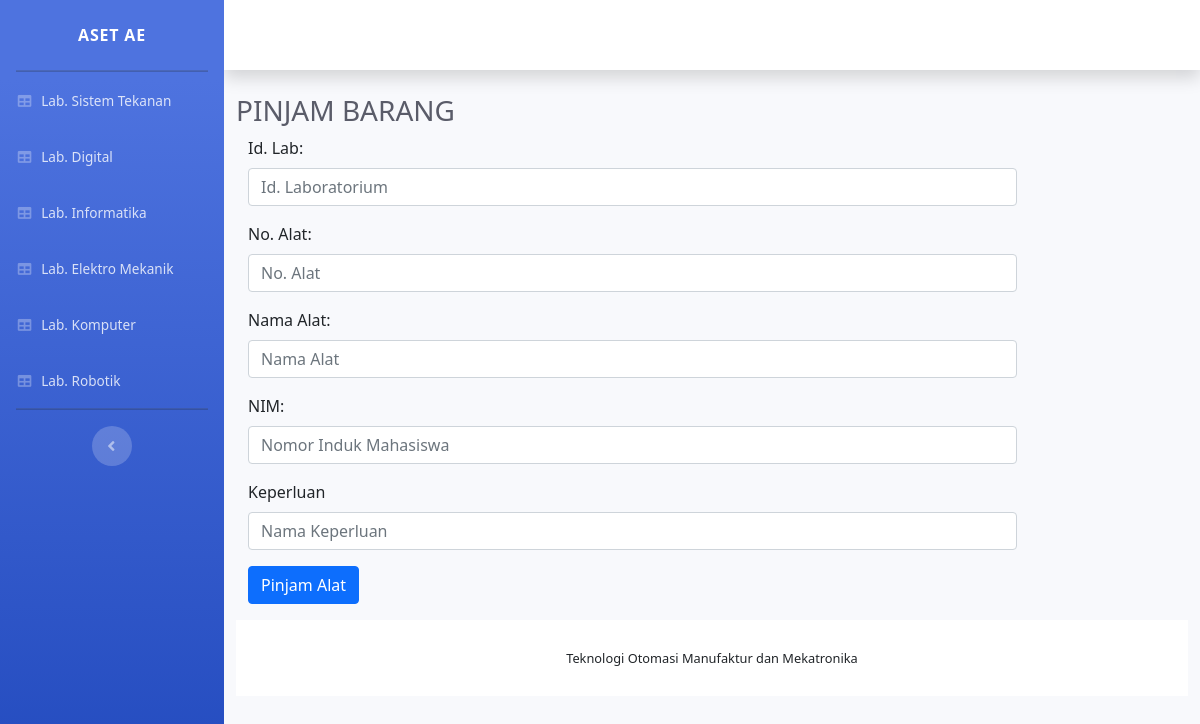
/pinjam.php, run on the app's committed database.
### tables this page shows
CREATE TABLE `laboratorium` (
  `id_lab` varchar(10) NOT NULL,
  `id_kajur` int(5) NOT NULL,
  `id_user` int(5) NOT NULL,
  `nama_lab` varchar(50) NOT NULL,
  `nama_kalab` varchar(50) NOT NULL,
  `nama_plp` varchar(50) NOT NULL,
  `password` varchar(50) NOT NULL,
  `total_anggaran` int(11) NOT NULL,
  `ttd_kalab` varchar(100) NOT NULL
);

### pinjam.php (the view, shortened to what this page needs)
<?php
include_once("config.php");
?>
<!DOCTYPE html>
<html lang="en">
<head>
  <link href="vendor/fontawesome-free/css/all.min.css" rel="stylesheet" type="text/css">
  <link href="css/sb-admin-2.min.css" rel="stylesheet">
  <link href="vendor/datatables/dataTables.bootstrap4.min.css" rel="stylesheet">
  <link type="text/css" href="bootstrap/css/bootstrap.min.css" rel="stylesheet">
  <link type="text/css"  href="bootstrap-datepicker/css/bootstrap-datepicker.css"  rel="stylesheet">
</head>
<body id="page-top">
  <div id="wrapper">
    <ul class="navbar-nav bg-gradient-primary sidebar sidebar-dark accordion" id="accordionSidebar">
      <a class="sidebar-brand d-flex align-items-center justify-content-center" href="index.php">
        <div class="sidebar-brand-text mx-3">Aset AE</div>
      </a>
      <hr class="sidebar-divider my-0">
      <?php
      $sql3=mysqli_query($koneksi, "select * from laboratorium");
      while ($data3=mysqli_fetch_array($sql3)) {
              ?>
        <li class="nav-item">
        <a class="nav-link" href="pinjam_laboratorium.php?id_lab=<?php echo $data3['id_lab']; ?>">
          <i class="fas fa-fw fa-table"></i>
          <span>Lab. <?=$data3['nama_lab'];?></span></a>
        </li>
        <?php }?>
      <hr class="sidebar-divider d-none d-md-block">
      <div class="text-center d-none d-md-inline">
        <button class="rounded-circle border-0" id="sidebarToggle"></button>
      </div>
    </ul>
    <div id="content-wrapper" class="d-flex flex-column">
      <div id="content">
        <nav class="navbar navbar-expand navbar-light bg-white topbar mb-4 static-top shadow">
        </nav>
        <div class="container-fluid">
          <h1 class="h3 mb-2 text-gray-800">PINJAM BARANG</h1>
          <?php
            $no_alat = $_GET['no_alat'];
            $sql=mysqli_query($koneksi, "select * from alat inner join simpan where alat.id_pesan=simpan.id_pesan and alat.no_alat='$no_alat'");
            $data=mysqli_fetch_array($sql);
          ?>
          <form class="form-horizontal" action="sistem_pinjam.php?id_lab=<?php echo $data['id_lab']; ?>&no_alat=<?php echo $data['no_alat']; ?>" method="post">
            <div class="form-group">
              <label class="control-label col-sm-2" for="id_lab">Id. Lab:</label>
              <div class="col-sm-10">
                <input type="text" class="form-control" name="id_lab" id="id_lab" placeholder="Id. Laboratorium" value="<?php echo $data['id_lab'] ?>">
              </div>
            </div>
            <div class="form-group">
              <label class="control-label col-sm-2" for="no_alat">No. Alat:</label>
              <div class="col-sm-10">
                <input type="text" class="form-control" name="no_alat" id="no_alat" placeholder="No. Alat" value="<?php echo $data['no_alat'] ?>">
              </div>
            </div>
            <div class="form-group">
              <label class="control-label col-sm-2" for="no_alat">Nama Alat:</label>
              <div class="col-sm-10">
                <input type="text" class="form-control" name="nama_alat" id="nama_alat" placeholder="Nama Alat" value="<?php echo $data['nama_alat'] ?>">
              </div>
            </div>
            <div class="form-group">
              <label class="control-label col-sm-2" for="nim">NIM:</label>
              <div class="col-sm-10">
                <input type="text" class="form-control" id="nim" placeholder="Nomor Induk Mahasiswa" name="nim" required>
              </div>
            </div>
            <div class="form-group">
              <label class="control-label col-sm-2" for="nama_keperluan">Keperluan</label>
              <div class="col-sm-10">
                <input type="text" class="form-control" id="nama_keperluan" placeholder="Nama Keperluan" name="nama_keperluan" required>
              </div>
            </div>
            <div class="form-group">
              <div class="col-sm-offset-2 col-sm-10">
                <button class="btn btn-primary">Pinjam Alat</button></td>
            </div>
          </form>
      </div>
      <footer class="sticky-footer bg-white">
        <div class="container my-auto">
          <div class="copyright text-center my-auto">
            <span>Teknologi Otomasi Manufaktur dan Mekatronika</span>
          </div>
        </div>
      </footer>
    </div>
  </div>
</body>
</html>

### data on the page
laboratorium: nama_lab "Sistem Tekanan"
laboratorium: nama_lab "Digital"
laboratorium: nama_lab "Informatika"
laboratorium: nama_lab "Elektro Mekanik"
laboratorium: nama_lab "Komputer"
laboratorium: nama_lab "Robotik"
